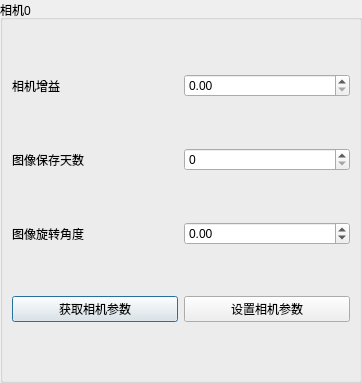
<?xml version="1.0" encoding="UTF-8"?>
<ui version="4.0">
 <class>CameraParamDialog</class>
 <widget class="QDialog" name="CameraParamDialog">
  <property name="geometry">
   <rect>
    <x>0</x>
    <y>0</y>
    <width>362</width>
    <height>383</height>
   </rect>
  </property>
  <property name="windowTitle">
   <string>CameraParamDialog</string>
  </property>
  <property name="windowIcon">
   <iconset resource="../../../resource.qrc">
    <normaloff>:/assets/xiangjicanshu.png</normaloff>:/assets/xiangjicanshu.png</iconset>
  </property>
  <layout class="QHBoxLayout" name="horizontalLayout">
   <property name="spacing">
    <number>0</number>
   </property>
   <property name="leftMargin">
    <number>0</number>
   </property>
   <property name="topMargin">
    <number>0</number>
   </property>
   <property name="rightMargin">
    <number>0</number>
   </property>
   <property name="bottomMargin">
    <number>0</number>
   </property>
   <item>
    <widget class="QGroupBox" name="groupBox">
     <property name="title">
      <string>相机0</string>
     </property>
     <layout class="QGridLayout" name="gridLayout">
      <item row="0" column="0">
       <widget class="QLabel" name="label">
        <property name="text">
         <string>相机增益</string>
        </property>
       </widget>
      </item>
      <item row="0" column="1">
       <widget class="QDoubleSpinBox" name="doubleSpinBox_cameraGain">
        <property name="maximum">
         <double>1000000.000000000000000</double>
        </property>
       </widget>
      </item>
      <item row="1" column="0">
       <widget class="QLabel" name="label_6">
        <property name="text">
         <string>图像保存天数</string>
        </property>
       </widget>
      </item>
      <item row="1" column="1">
       <widget class="QSpinBox" name="spinBox_imageSaveDay"/>
      </item>
      <item row="2" column="0">
       <widget class="QLabel" name="label_7">
        <property name="text">
         <string>图像旋转角度</string>
        </property>
       </widget>
      </item>
      <item row="2" column="1">
       <widget class="QDoubleSpinBox" name="doubleSpinBox_imageRotaAngle">
        <property name="minimum">
         <double>-360.000000000000000</double>
        </property>
        <property name="maximum">
         <double>360.000000000000000</double>
        </property>
       </widget>
      </item>
      <item row="3" column="0">
       <widget class="QPushButton" name="pushButton_getCameraParam">
        <property name="text">
         <string>获取相机参数</string>
        </property>
       </widget>
      </item>
      <item row="3" column="1">
       <widget class="QPushButton" name="pushButton_setCameraParam">
        <property name="text">
         <string>设置相机参数</string>
        </property>
       </widget>
      </item>
     </layout>
    </widget>
   </item>
  </layout>
 </widget>
 <resources>
  <include location="../../../resource.qrc"/>
 </resources>
 <connections/>
</ui>
